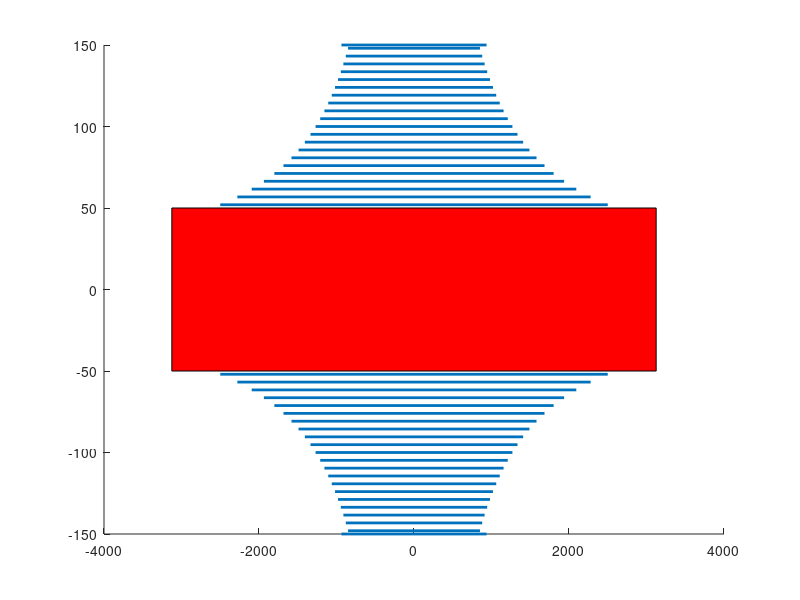
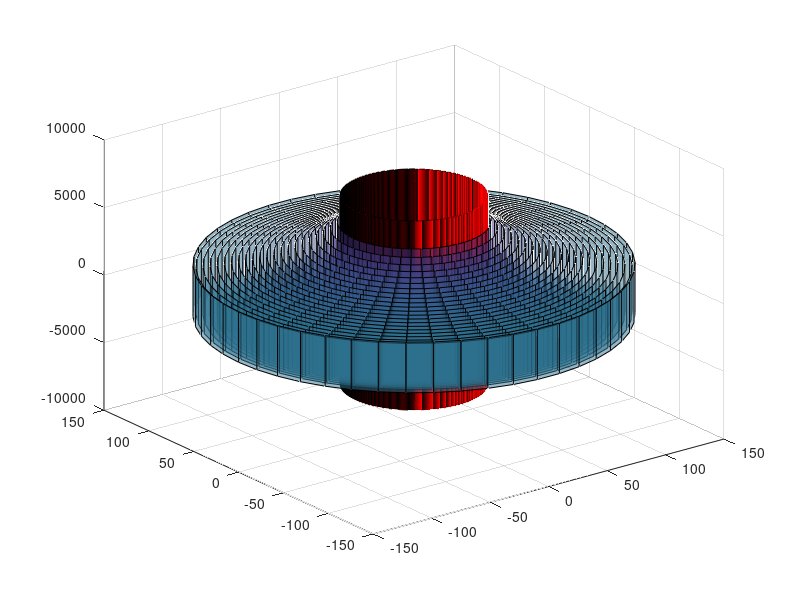

MATLAB code to generate these figures, in order:
clc
close all
clear all
%%
% Declareing Given Variables 
Voltage = 275000;
Inner_diameter = 100; 
Outer_diameter = 300;
First_foil_length = 5000;
N = 21;
Foil_Thickness = 0.1;
First_Gap = 2;
Last_Gap  = 2;

%%
% Defining new variables
Del_Voltage = Voltage/N-1; %Voltage between each foil
Del_Radius = ((Outer_diameter- Inner_diameter)-2*(First_Gap+Last_Gap))/(2*(N-1)); % Spacing between each foil
%Initialise vectors (22 for 3D plotting)
L = zeros(1,N+1); 
Radius = zeros(1,N+1);

%%
% Calculation
L(1)=First_foil_length; %The forst foil is 5000mm and connected to the conductor, no capacitance between conductor and this foil
r0 = Inner_diameter/2; %Radius of the conductor
Radius(1)= Inner_diameter/2  + First_Gap; % Radial position of first foil = 52mm

%Calculate the radial positions of all foils
for i=2:N
    Radius(i)=Radius(i-1) + Del_Radius;
end

% Refer to Section 2.2 for an explanation of this assumption
L(2)= log(Radius(2)/Radius(1))* L(1) / log(Radius(1)/(Radius(1)-Del_Radius)) ;

%Follow the iterative formula
for i=3:N     
    L(i)= log(Radius(i-1)/Radius(i))* L(i-1) / log(Radius(i-2)/Radius(i-1));
end

%For plotting - add the outer shell
L(N+1)=L(N)+.1*L(N);
Radius(N+1)=Radius(N)+ Last_Gap;

LHalfed = zeros(1, N+1);
LHalfed = L/2;

%%
% Ploting
x=zeros(1,2*(N+1));
y=x;
j=1;
for i=1:2:2*(N+1)
    x(i)=L(j)/2;
    x(i+1)=-L(j)/2;
    y(i)=Radius(j);
    y(i+1)=Radius(j);
    j=j+1;
end
y2=-y;

% 2D Plot
figure
rect_H = rectangle('Position', [-1.25*x(1),- r0, 2.5*x(1), 2*r0]); 
set(rect_H, 'FaceColor', 'r') 

for i=1:2:2*(N+1)
    hold on
    line(x(i:i+1), y(i:i+1), 'LineWidth',2)
    line(x(i:i+1), y2(i:i+1),'LineWidth',2)
end

% 3D Plot
figure
R=[r0 r0];
[X,Y,Z] = cylinder(R,500);
Z(2, :) = L(1)+ .4*L(1);
Z(1, :) = -Z(2, :);
surf(X,Y,Z, 'FaceColor', [1,0,0]);

for i=1:N+1
    hold on
    R=[Radius(i) Radius(i)];
    K=50;
    [X,Y,Z] = cylinder(R,K);
    Z(2,:)= L(i);
    Z(1,:)= -L(i);
    testsubject = surf(X,Y,Z); 
    set(testsubject,'FaceAlpha',0.5)
end

% Saving results to file
FID = fopen('RadialVals21.tex', 'w');
fprintf(FID, '\\begin{table}[!htb]\n');
fprintf(FID, '\\caption{Radial Grading Calculations Results}\n');
fprintf(FID, '\\label{table:radialvals}\n');
fprintf(FID, '\\begin{center}\n');
fprintf(FID, '\\begin{tabular}{cc}\n');
fprintf(FID, '\\toprule\n');
fprintf(FID, '\\textbf{Radius(mm)} & \\textbf{Length(mm)} \\\\ \\toprule\n');
for i=1:N+1
    fprintf(FID, '%4.2f & %4.2f \\\\\n', Radius(i), L(i));
end 
fprintf(FID, '\\bottomrule\n');
fprintf(FID, '\\end{tabular}\n');
fprintf(FID, '\\end{center}\n');
fprintf(FID, '\\end{table}\n');
fclose(FID);





